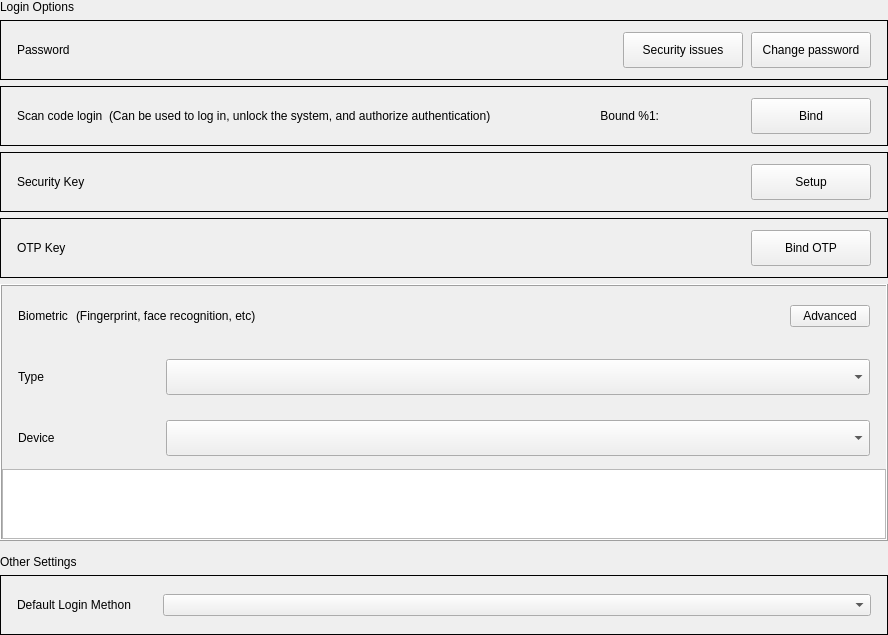
<?xml version="1.0" encoding="UTF-8"?>
<ui version="4.0">
 <class>BiometricsWidget</class>
 <widget class="QWidget" name="BiometricsWidget">
  <property name="geometry">
   <rect>
    <x>0</x>
    <y>0</y>
    <width>888</width>
    <height>631</height>
   </rect>
  </property>
  <property name="windowTitle">
   <string notr="true">Touchpad</string>
  </property>
  <layout class="QVBoxLayout" name="verticalLayout">
   <property name="leftMargin">
    <number>0</number>
   </property>
   <property name="topMargin">
    <number>0</number>
   </property>
   <property name="rightMargin">
    <number>0</number>
   </property>
   <property name="bottomMargin">
    <number>0</number>
   </property>
   <item>
    <widget class="QWidget" name="biometricWidget" native="true">
     <property name="minimumSize">
      <size>
       <width>0</width>
       <height>0</height>
      </size>
     </property>
     <layout class="QVBoxLayout" name="verticalLayout_2">
      <property name="leftMargin">
       <number>0</number>
      </property>
      <property name="topMargin">
       <number>0</number>
      </property>
      <property name="rightMargin">
       <number>0</number>
      </property>
      <property name="bottomMargin">
       <number>0</number>
      </property>
      <item>
       <widget class="TitleLabel" name="titleLabel">
        <property name="sizePolicy">
         <sizepolicy hsizetype="Fixed" vsizetype="Fixed">
          <horstretch>0</horstretch>
          <verstretch>0</verstretch>
         </sizepolicy>
        </property>
        <property name="text">
         <string>Login Options</string>
        </property>
       </widget>
      </item>
      <item>
       <widget class="QFrame" name="passwordFrame_2">
        <property name="minimumSize">
         <size>
          <width>550</width>
          <height>60</height>
         </size>
        </property>
        <property name="maximumSize">
         <size>
          <width>16777215</width>
          <height>60</height>
         </size>
        </property>
        <property name="sizeIncrement">
         <size>
          <width>0</width>
          <height>0</height>
         </size>
        </property>
        <property name="frameShape">
         <enum>QFrame::Box</enum>
        </property>
        <property name="frameShadow">
         <enum>QFrame::Plain</enum>
        </property>
        <layout class="QHBoxLayout" name="horizontalLayout_15">
         <property name="spacing">
          <number>2</number>
         </property>
         <property name="leftMargin">
          <number>16</number>
         </property>
         <property name="topMargin">
          <number>0</number>
         </property>
         <property name="rightMargin">
          <number>16</number>
         </property>
         <property name="bottomMargin">
          <number>0</number>
         </property>
         <item>
          <layout class="QHBoxLayout" name="passwordLayout_3">
           <property name="spacing">
            <number>8</number>
           </property>
           <item>
            <widget class="QLabel" name="passwordLabel">
             <property name="text">
              <string>Password</string>
             </property>
            </widget>
           </item>
           <item>
            <spacer name="horizontalSpacer_4">
             <property name="orientation">
              <enum>Qt::Horizontal</enum>
             </property>
             <property name="sizeHint" stdset="0">
              <size>
               <width>40</width>
               <height>20</height>
              </size>
             </property>
            </spacer>
           </item>
           <item>
            <widget class="QPushButton" name="securityIssuePB">
             <property name="minimumSize">
              <size>
               <width>120</width>
               <height>36</height>
              </size>
             </property>
             <property name="text">
              <string>Security issues</string>
             </property>
            </widget>
           </item>
           <item>
            <widget class="QPushButton" name="changePasswordPB">
             <property name="minimumSize">
              <size>
               <width>120</width>
               <height>36</height>
              </size>
             </property>
             <property name="text">
              <string>Change password</string>
             </property>
             <property name="flat">
              <bool>false</bool>
             </property>
            </widget>
           </item>
          </layout>
         </item>
        </layout>
       </widget>
      </item>
      <item>
       <widget class="QFrame" name="qrCodeFrame">
        <property name="minimumSize">
         <size>
          <width>550</width>
          <height>60</height>
         </size>
        </property>
        <property name="maximumSize">
         <size>
          <width>16777215</width>
          <height>60</height>
         </size>
        </property>
        <property name="frameShape">
         <enum>QFrame::Box</enum>
        </property>
        <property name="frameShadow">
         <enum>QFrame::Plain</enum>
        </property>
        <layout class="QHBoxLayout" name="horizontalLayout">
         <property name="spacing">
          <number>2</number>
         </property>
         <property name="leftMargin">
          <number>16</number>
         </property>
         <property name="topMargin">
          <number>0</number>
         </property>
         <property name="rightMargin">
          <number>16</number>
         </property>
         <property name="bottomMargin">
          <number>0</number>
         </property>
         <item>
          <layout class="QHBoxLayout" name="qrCodeLayout" stretch="0,0,0,0,0,0">
           <property name="rightMargin">
            <number>0</number>
           </property>
           <item>
            <widget class="KALabel" name="qrCodeLoginlabel">
             <property name="maximumSize">
              <size>
               <width>180</width>
               <height>16777215</height>
              </size>
             </property>
             <property name="text">
              <string>Scan code login</string>
             </property>
            </widget>
           </item>
           <item>
            <widget class="KALabel" name="qrCodeLoginlabel2">
             <property name="text">
              <string>(Can be used to log in, unlock the system, and authorize authentication)</string>
             </property>
            </widget>
           </item>
           <item>
            <spacer name="horizontalSpacer">
             <property name="orientation">
              <enum>Qt::Horizontal</enum>
             </property>
             <property name="sizeHint" stdset="0">
              <size>
               <width>40</width>
               <height>20</height>
              </size>
             </property>
            </spacer>
           </item>
           <item>
            <widget class="QLabel" name="boundWechatKey">
             <property name="text">
              <string>Bound %1:</string>
             </property>
             <property name="alignment">
              <set>Qt::AlignRight|Qt::AlignTrailing|Qt::AlignVCenter</set>
             </property>
            </widget>
           </item>
           <item>
            <widget class="KALabel" name="boundWechatLabel">
             <property name="minimumSize">
              <size>
               <width>80</width>
               <height>0</height>
              </size>
             </property>
             <property name="maximumSize">
              <size>
               <width>120</width>
               <height>16777215</height>
              </size>
             </property>
             <property name="text">
              <string/>
             </property>
            </widget>
           </item>
           <item>
            <widget class="QToolButton" name="bindOrUnbindBtn">
             <property name="minimumSize">
              <size>
               <width>120</width>
               <height>36</height>
              </size>
             </property>
             <property name="text">
              <string>Bind</string>
             </property>
            </widget>
           </item>
          </layout>
         </item>
        </layout>
       </widget>
      </item>
      <item>
       <widget class="QFrame" name="frameSecurityKey">
        <property name="minimumSize">
         <size>
          <width>550</width>
          <height>60</height>
         </size>
        </property>
        <property name="maximumSize">
         <size>
          <width>16777215</width>
          <height>60</height>
         </size>
        </property>
        <property name="frameShape">
         <enum>QFrame::Box</enum>
        </property>
        <property name="frameShadow">
         <enum>QFrame::Plain</enum>
        </property>
        <layout class="QHBoxLayout" name="horizontalLayout_3">
         <property name="spacing">
          <number>2</number>
         </property>
         <property name="leftMargin">
          <number>16</number>
         </property>
         <property name="topMargin">
          <number>0</number>
         </property>
         <property name="rightMargin">
          <number>16</number>
         </property>
         <property name="bottomMargin">
          <number>0</number>
         </property>
         <item>
          <layout class="QHBoxLayout" name="hlSecurityKey">
           <property name="spacing">
            <number>8</number>
           </property>
           <property name="leftMargin">
            <number>0</number>
           </property>
           <property name="rightMargin">
            <number>0</number>
           </property>
           <item>
            <widget class="QLabel" name="labelSecurityKey">
             <property name="text">
              <string>Security Key</string>
             </property>
            </widget>
           </item>
           <item>
            <spacer name="horizontalSpacer_3">
             <property name="orientation">
              <enum>Qt::Horizontal</enum>
             </property>
             <property name="sizeHint" stdset="0">
              <size>
               <width>40</width>
               <height>20</height>
              </size>
             </property>
            </spacer>
           </item>
           <item>
            <widget class="QPushButton" name="pbSetSK">
             <property name="minimumSize">
              <size>
               <width>120</width>
               <height>36</height>
              </size>
             </property>
             <property name="text">
              <string>Setup</string>
             </property>
            </widget>
           </item>
          </layout>
         </item>
        </layout>
       </widget>
      </item>
      <item>
       <widget class="QFrame" name="frameOtpKey">
        <property name="minimumSize">
         <size>
          <width>550</width>
          <height>60</height>
         </size>
        </property>
        <property name="maximumSize">
         <size>
          <width>16777215</width>
          <height>60</height>
         </size>
        </property>
        <property name="frameShape">
         <enum>QFrame::Box</enum>
        </property>
        <property name="frameShadow">
         <enum>QFrame::Plain</enum>
        </property>
        <layout class="QHBoxLayout" name="horizontalLayout_2">
         <property name="spacing">
          <number>2</number>
         </property>
         <property name="leftMargin">
          <number>16</number>
         </property>
         <property name="topMargin">
          <number>0</number>
         </property>
         <property name="rightMargin">
          <number>16</number>
         </property>
         <property name="bottomMargin">
          <number>0</number>
         </property>
         <item>
          <layout class="QHBoxLayout" name="hlOtpKey">
           <property name="spacing">
            <number>8</number>
           </property>
           <item>
            <widget class="QLabel" name="labelOtpKey">
             <property name="text">
              <string>OTP Key</string>
             </property>
            </widget>
           </item>
           <item>
            <spacer name="horizontalSpacer_5">
             <property name="orientation">
              <enum>Qt::Horizontal</enum>
             </property>
             <property name="sizeHint" stdset="0">
              <size>
               <width>40</width>
               <height>20</height>
              </size>
             </property>
            </spacer>
           </item>
           <item>
            <widget class="QPushButton" name="pbSetOtpKey">
             <property name="minimumSize">
              <size>
               <width>120</width>
               <height>36</height>
              </size>
             </property>
             <property name="text">
              <string>Bind OTP</string>
             </property>
            </widget>
           </item>
          </layout>
         </item>
        </layout>
       </widget>
      </item>
      <item>
       <widget class="QFrame" name="frame">
        <property name="minimumSize">
         <size>
          <width>0</width>
          <height>0</height>
         </size>
        </property>
        <property name="frameShape">
         <enum>QFrame::Box</enum>
        </property>
        <property name="frameShadow">
         <enum>QFrame::Raised</enum>
        </property>
        <layout class="QVBoxLayout" name="verticalLayout_4">
         <property name="spacing">
          <number>0</number>
         </property>
         <property name="leftMargin">
          <number>0</number>
         </property>
         <property name="topMargin">
          <number>0</number>
         </property>
         <property name="rightMargin">
          <number>0</number>
         </property>
         <property name="bottomMargin">
          <number>0</number>
         </property>
         <item>
          <layout class="QVBoxLayout" name="verticalLayout_3">
           <property name="spacing">
            <number>0</number>
           </property>
           <property name="bottomMargin">
            <number>0</number>
           </property>
           <item>
            <widget class="QFrame" name="enableBiometricFrame">
             <property name="minimumSize">
              <size>
               <width>550</width>
               <height>60</height>
              </size>
             </property>
             <property name="maximumSize">
              <size>
               <width>16777215</width>
               <height>60</height>
              </size>
             </property>
             <property name="sizeIncrement">
              <size>
               <width>0</width>
               <height>0</height>
              </size>
             </property>
             <property name="frameShape">
              <enum>QFrame::NoFrame</enum>
             </property>
             <property name="frameShadow">
              <enum>QFrame::Plain</enum>
             </property>
             <layout class="QHBoxLayout" name="horizontalLayout_12">
              <property name="spacing">
               <number>2</number>
              </property>
              <property name="leftMargin">
               <number>0</number>
              </property>
              <property name="topMargin">
               <number>0</number>
              </property>
              <property name="rightMargin">
               <number>16</number>
              </property>
              <property name="bottomMargin">
               <number>0</number>
              </property>
              <item>
               <layout class="QHBoxLayout" name="enableBiometricLayout">
                <property name="spacing">
                 <number>8</number>
                </property>
                <property name="leftMargin">
                 <number>16</number>
                </property>
                <item>
                 <widget class="QLabel" name="enableBiometricLabel">
                  <property name="text">
                   <string>Biometric</string>
                  </property>
                 </widget>
                </item>
                <item>
                 <widget class="QLabel" name="enableBiometricLabel2">
                  <property name="text">
                   <string>(Fingerprint, face recognition, etc)</string>
                  </property>
                 </widget>
                </item>
                <item>
                 <spacer name="horizontalSpacer_2">
                  <property name="orientation">
                   <enum>Qt::Horizontal</enum>
                  </property>
                  <property name="sizeHint" stdset="0">
                   <size>
                    <width>40</width>
                    <height>20</height>
                   </size>
                  </property>
                 </spacer>
                </item>
                <item>
                 <widget class="QPushButton" name="advancedSettingsBtn">
                  <property name="text">
                   <string>Advanced</string>
                  </property>
                 </widget>
                </item>
               </layout>
              </item>
             </layout>
            </widget>
           </item>
           <item>
            <widget class="KHLineFrame" name="line1">
             <property name="minimumSize">
              <size>
               <width>0</width>
               <height>1</height>
              </size>
             </property>
             <property name="maximumSize">
              <size>
               <width>16777215</width>
               <height>1</height>
              </size>
             </property>
             <property name="frameShadow">
              <enum>QFrame::Sunken</enum>
             </property>
            </widget>
           </item>
           <item>
            <widget class="QFrame" name="biometricTypeFrame">
             <property name="minimumSize">
              <size>
               <width>550</width>
               <height>60</height>
              </size>
             </property>
             <property name="maximumSize">
              <size>
               <width>16777215</width>
               <height>60</height>
              </size>
             </property>
             <property name="frameShape">
              <enum>QFrame::NoFrame</enum>
             </property>
             <property name="frameShadow">
              <enum>QFrame::Plain</enum>
             </property>
             <layout class="QHBoxLayout" name="horizontalLayout_14">
              <property name="spacing">
               <number>2</number>
              </property>
              <property name="leftMargin">
               <number>0</number>
              </property>
              <property name="topMargin">
               <number>0</number>
              </property>
              <property name="rightMargin">
               <number>0</number>
              </property>
              <property name="bottomMargin">
               <number>0</number>
              </property>
              <item>
               <layout class="QHBoxLayout" name="biometricTypeLayout">
                <property name="spacing">
                 <number>8</number>
                </property>
                <property name="leftMargin">
                 <number>16</number>
                </property>
                <property name="rightMargin">
                 <number>16</number>
                </property>
                <property name="bottomMargin">
                 <number>0</number>
                </property>
                <item>
                 <widget class="QLabel" name="biometrictypeLabel">
                  <property name="sizePolicy">
                   <sizepolicy hsizetype="Fixed" vsizetype="Fixed">
                    <horstretch>0</horstretch>
                    <verstretch>0</verstretch>
                   </sizepolicy>
                  </property>
                  <property name="minimumSize">
                   <size>
                    <width>140</width>
                    <height>36</height>
                   </size>
                  </property>
                  <property name="maximumSize">
                   <size>
                    <width>140</width>
                    <height>36</height>
                   </size>
                  </property>
                  <property name="text">
                   <string>Type</string>
                  </property>
                 </widget>
                </item>
                <item>
                 <widget class="QComboBox" name="biometrictypeBox">
                  <property name="minimumSize">
                   <size>
                    <width>340</width>
                    <height>36</height>
                   </size>
                  </property>
                  <property name="maximumSize">
                   <size>
                    <width>16777215</width>
                    <height>36</height>
                   </size>
                  </property>
                 </widget>
                </item>
               </layout>
              </item>
             </layout>
            </widget>
           </item>
           <item>
            <widget class="KHLineFrame" name="line2">
             <property name="minimumSize">
              <size>
               <width>0</width>
               <height>1</height>
              </size>
             </property>
             <property name="maximumSize">
              <size>
               <width>16777215</width>
               <height>1</height>
              </size>
             </property>
            </widget>
           </item>
           <item>
            <widget class="QFrame" name="biometricDeviceFrame">
             <property name="minimumSize">
              <size>
               <width>550</width>
               <height>60</height>
              </size>
             </property>
             <property name="maximumSize">
              <size>
               <width>16777215</width>
               <height>60</height>
              </size>
             </property>
             <property name="frameShape">
              <enum>QFrame::NoFrame</enum>
             </property>
             <property name="frameShadow">
              <enum>QFrame::Plain</enum>
             </property>
             <layout class="QHBoxLayout" name="horizontalLayout_17">
              <property name="spacing">
               <number>2</number>
              </property>
              <property name="leftMargin">
               <number>0</number>
              </property>
              <property name="topMargin">
               <number>0</number>
              </property>
              <property name="rightMargin">
               <number>0</number>
              </property>
              <property name="bottomMargin">
               <number>0</number>
              </property>
              <item>
               <layout class="QHBoxLayout" name="biometricDeviceLayout_2">
                <property name="spacing">
                 <number>8</number>
                </property>
                <property name="leftMargin">
                 <number>16</number>
                </property>
                <property name="rightMargin">
                 <number>16</number>
                </property>
                <property name="bottomMargin">
                 <number>0</number>
                </property>
                <item>
                 <widget class="QLabel" name="biometricDeviceLabel">
                  <property name="sizePolicy">
                   <sizepolicy hsizetype="Fixed" vsizetype="Fixed">
                    <horstretch>0</horstretch>
                    <verstretch>0</verstretch>
                   </sizepolicy>
                  </property>
                  <property name="minimumSize">
                   <size>
                    <width>140</width>
                    <height>36</height>
                   </size>
                  </property>
                  <property name="maximumSize">
                   <size>
                    <width>140</width>
                    <height>36</height>
                   </size>
                  </property>
                  <property name="text">
                   <string>Device</string>
                  </property>
                 </widget>
                </item>
                <item>
                 <widget class="QComboBox" name="biometricDeviceBox_2">
                  <property name="minimumSize">
                   <size>
                    <width>340</width>
                    <height>36</height>
                   </size>
                  </property>
                  <property name="maximumSize">
                   <size>
                    <width>16777215</width>
                    <height>36</height>
                   </size>
                  </property>
                 </widget>
                </item>
               </layout>
              </item>
             </layout>
            </widget>
           </item>
           <item>
            <widget class="KHLineFrame" name="line3">
             <property name="minimumSize">
              <size>
               <width>0</width>
               <height>1</height>
              </size>
             </property>
             <property name="maximumSize">
              <size>
               <width>16777215</width>
               <height>1</height>
              </size>
             </property>
            </widget>
           </item>
           <item>
            <widget class="QListWidget" name="bioFeatureListWidget">
             <property name="sizePolicy">
              <sizepolicy hsizetype="Preferred" vsizetype="Preferred">
               <horstretch>0</horstretch>
               <verstretch>0</verstretch>
              </sizepolicy>
             </property>
             <property name="minimumSize">
              <size>
               <width>550</width>
               <height>0</height>
              </size>
             </property>
             <property name="verticalScrollBarPolicy">
              <enum>Qt::ScrollBarAlwaysOff</enum>
             </property>
             <property name="horizontalScrollBarPolicy">
              <enum>Qt::ScrollBarAlwaysOff</enum>
             </property>
            </widget>
           </item>
           <item>
            <layout class="QHBoxLayout" name="addFeatureLayout">
             <property name="spacing">
              <number>0</number>
             </property>
             <property name="topMargin">
              <number>0</number>
             </property>
            </layout>
           </item>
          </layout>
         </item>
        </layout>
       </widget>
      </item>
      <item>
       <layout class="QVBoxLayout" name="verticalLayout_6">
        <property name="topMargin">
         <number>8</number>
        </property>
        <item>
         <widget class="QLabel" name="settingsLabel">
          <property name="text">
           <string>Other Settings</string>
          </property>
         </widget>
        </item>
        <item>
         <widget class="QFrame" name="defaultAuthTypeFrame">
          <property name="minimumSize">
           <size>
            <width>550</width>
            <height>60</height>
           </size>
          </property>
          <property name="frameShape">
           <enum>QFrame::Box</enum>
          </property>
          <property name="frameShadow">
           <enum>QFrame::Plain</enum>
          </property>
          <layout class="QHBoxLayout" name="horizontalLayout_11">
           <property name="leftMargin">
            <number>0</number>
           </property>
           <property name="topMargin">
            <number>0</number>
           </property>
           <property name="rightMargin">
            <number>0</number>
           </property>
           <property name="bottomMargin">
            <number>0</number>
           </property>
           <item>
            <layout class="QHBoxLayout" name="horizontalLayout_10">
             <property name="leftMargin">
              <number>16</number>
             </property>
             <property name="rightMargin">
              <number>16</number>
             </property>
             <item>
              <widget class="QLabel" name="label">
               <property name="minimumSize">
                <size>
                 <width>140</width>
                 <height>36</height>
                </size>
               </property>
               <property name="maximumSize">
                <size>
                 <width>140</width>
                 <height>36</height>
                </size>
               </property>
               <property name="text">
                <string>Default Login Methon</string>
               </property>
              </widget>
             </item>
             <item>
              <widget class="QComboBox" name="authTypeComboBox">
               <property name="minimumSize">
                <size>
                 <width>340</width>
                 <height>0</height>
                </size>
               </property>
              </widget>
             </item>
            </layout>
           </item>
          </layout>
         </widget>
        </item>
       </layout>
      </item>
     </layout>
     <zorder>titleLabel</zorder>
     <zorder>passwordFrame_2</zorder>
     <zorder>qrCodeFrame</zorder>
     <zorder>frameOtpKey</zorder>
     <zorder>frameSecurityKey</zorder>
     <zorder>frame</zorder>
     <zorder>verticalLayoutWidget</zorder>
    </widget>
   </item>
   <item>
    <spacer name="verticalSpacer_2">
     <property name="orientation">
      <enum>Qt::Vertical</enum>
     </property>
     <property name="sizeHint" stdset="0">
      <size>
       <width>20</width>
       <height>40</height>
      </size>
     </property>
    </spacer>
   </item>
  </layout>
 </widget>
 <layoutdefault spacing="6" margin="11"/>
 <customwidgets>
  <customwidget>
   <class>KALabel</class>
   <extends>QLabel</extends>
   <header>kalabel.h</header>
  </customwidget>
  <customwidget>
   <class>TitleLabel</class>
   <extends>QLabel</extends>
   <header location="global">/usr/include/ukcc/widgets/titlelabel.h</header>
  </customwidget>
  <customwidget>
   <class>KHLineFrame</class>
   <extends>QFrame</extends>
   <header>klineframe.h</header>
   <container>1</container>
  </customwidget>
 </customwidgets>
 <resources/>
 <connections/>
</ui>
